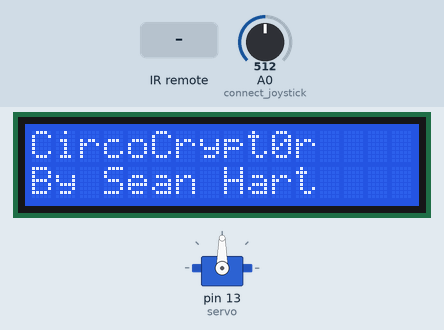
A sketch run on a simulated Arduino Uno, built with avr-gcc and run on an emulated ATmega328P. Parts: 16×2 character LCD, servo. The test bench sets the inputs (shaded band); at power-on: A0 (connect_joystick) = 512. Random numbers use the default seed unless the sketch sets one.

Above: at 1.2 s.
1.3 s: infrared code 0xFFFFFFFF received
At 2.1 s:
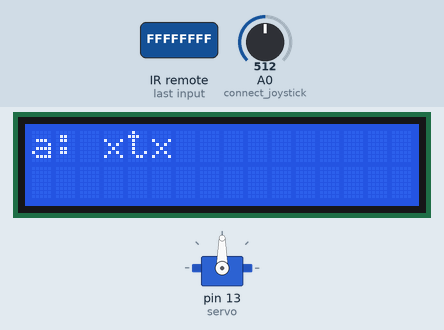
At 4.3 s:
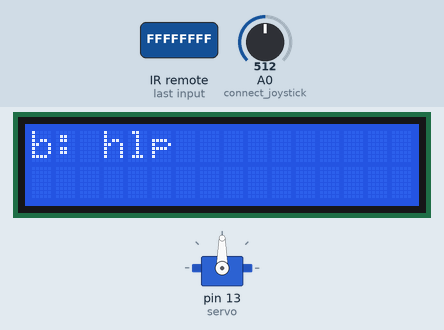
Timing chart, 0 to 5.8 s (numbered marks = the images above; inputs shaded):
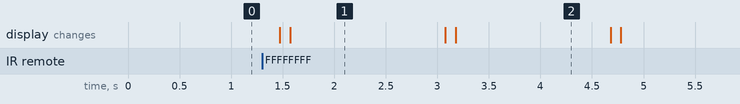

Measured:
- after the input at 1.3 s, the display: first changes after 0.17 s (image 1 shows a later state)
- what the display in image 1 shows lasts 1.5 s, from 1.6 s to 3.1 s

The sketch:

CircoCrypt0r.ino
```cpp
//Sean Hart, March 14, 2023, Microcontroller Project


#include <IRremote.hpp>
#include <Servo.h>
#include <LiquidCrystal.h>

Servo servo; //init servo object

LiquidCrystal lcd(12, 11, 5, 4, 3, 2); //initializes LCD object w/ pins

IRrecv rawIR(9); //sets IR pin
decode_results irSignal; //variable for decoded signal

int rawJoyst;

int servAngle;

char chars[26] = "abcdefghijklmnopqrstuvwxyz"; //characters to pull from

void setup() {
  lcd.begin(16, 2); //begins LCD object

  rawIR.enableIRIn();

  lcd.setCursor(0,0); //Cute display sequence
  lcd.print("CircoCrypt0r");
  lcd.setCursor(0,1);
  lcd.print("By Sean Hart");

  pinMode(A0, INPUT); //connect joystick
  servo.attach(13); //set servo to pin

  Serial.begin(9600);
}

void loop() {
  // Joystick to Servo code largely from instructables
  rawJoyst = analogRead(A0);
  servAngle = map(rawJoyst, 0, 1023, 0, 180);
  servo.write(servAngle);
  //end Joystick to Servo code

  //IRremote documentation
  if (rawIR.decode(&irSignal)) {
    if (irSignal.value == 0xFFFFFFFF) {
      int seed = servAngle ^ 3;
      encrypt(seed);
    }
    rawIR.resume();
  }
  delay(200);


}

void encrypt(int seed) {
  randomSeed(seed);

  lcd.setCursor(0,0); //empty display
  lcd.print("             ");
  lcd.setCursor(0,1);
  lcd.print("             ");
  lcd.setCursor(0,0);

  for (int i = 0; i <= 25; i++) {
    delay(100);
    int psRand1 = random(0,25); //three digits for each letter in cipher
    int psRand2 = random(0,25);
    int psRand3 = random(0,25);
    lcd.setCursor(0,0);
    lcd.print(chars[i]);
    lcd.print(": ");
    lcd.print(chars[psRand1]);
    lcd.print(chars[psRand2]);
    lcd.print(chars[psRand3]);
    delay(1500);
    lcd.setCursor(0,0);
    lcd.print("              ");
  }

}
```
